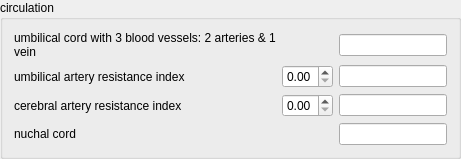
       <widget class="QGroupBox" name="fetus3CirculationGroupBox">
        <property name="title">
         <string>circulation</string>
        </property>
        <layout class="QGridLayout" name="gridLayout_28">
         <item row="0" column="0">
          <widget class="QLabel" name="fetus3UmbilicalCordLabel">
           <property name="text">
            <string>umbilical cord with 3 blood vessels: 2 arteries &amp; 1 vein</string>
           </property>
           <property name="wordWrap">
            <bool>true</bool>
           </property>
          </widget>
         </item>
         <item row="0" column="1">
          <layout class="QHBoxLayout" name="fetus3UmbilicalCordRadioLayout"/>
         </item>
         <item row="0" column="2">
          <widget class="QLineEdit" name="fetus3UmbilicalCordLineEdit"/>
         </item>
         <item row="1" column="0">
          <widget class="QLabel" name="fetus3UmbilicalArteryLabel">
           <property name="text">
            <string>umbilical artery resistance index</string>
           </property>
           <property name="wordWrap">
            <bool>true</bool>
           </property>
          </widget>
         </item>
         <item row="1" column="1">
          <widget class="QDoubleSpinBox" name="fetus3UmbilicalArteryDoubleSpinBox">
           <property name="maximum">
            <double>1.000000000000000</double>
           </property>
          </widget>
         </item>
         <item row="1" column="2">
          <widget class="QLineEdit" name="fetus3UmbilicalArteryLineEdit"/>
         </item>
         <item row="2" column="0">
          <widget class="QLabel" name="fetus3CerebralArteryLabel">
           <property name="text">
            <string>cerebral artery resistance index</string>
           </property>
           <property name="wordWrap">
            <bool>true</bool>
           </property>
          </widget>
         </item>
         <item row="2" column="1">
          <widget class="QDoubleSpinBox" name="fetus3CerebralArteryDoubleSpinBox">
           <property name="maximum">
            <double>1.000000000000000</double>
           </property>
          </widget>
         </item>
         <item row="2" column="2">
          <widget class="QLineEdit" name="fetus3CerebralArteryLineEdit"/>
         </item>
         <item row="3" column="0">
          <widget class="QLabel" name="fetus3NuchalCordLabel">
           <property name="text">
            <string>nuchal cord</string>
           </property>
          </widget>
         </item>
         <item row="3" column="1">
          <layout class="QHBoxLayout" name="fetus3NuchalCordRadioLayout"/>
         </item>
         <item row="3" column="2">
          <widget class="QLineEdit" name="fetus3NuchalCordLineEdit"/>
         </item>
        </layout>
       </widget>
